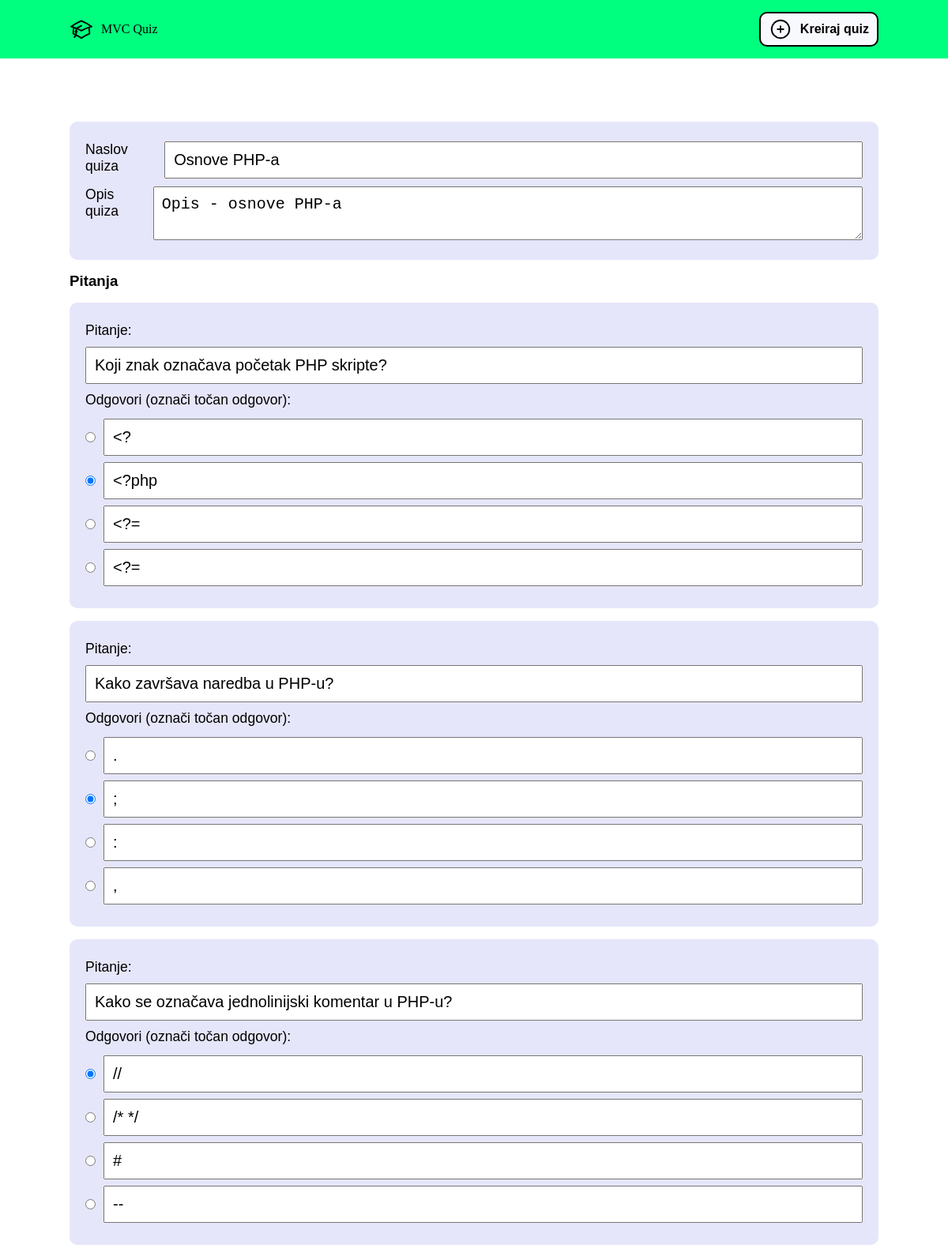
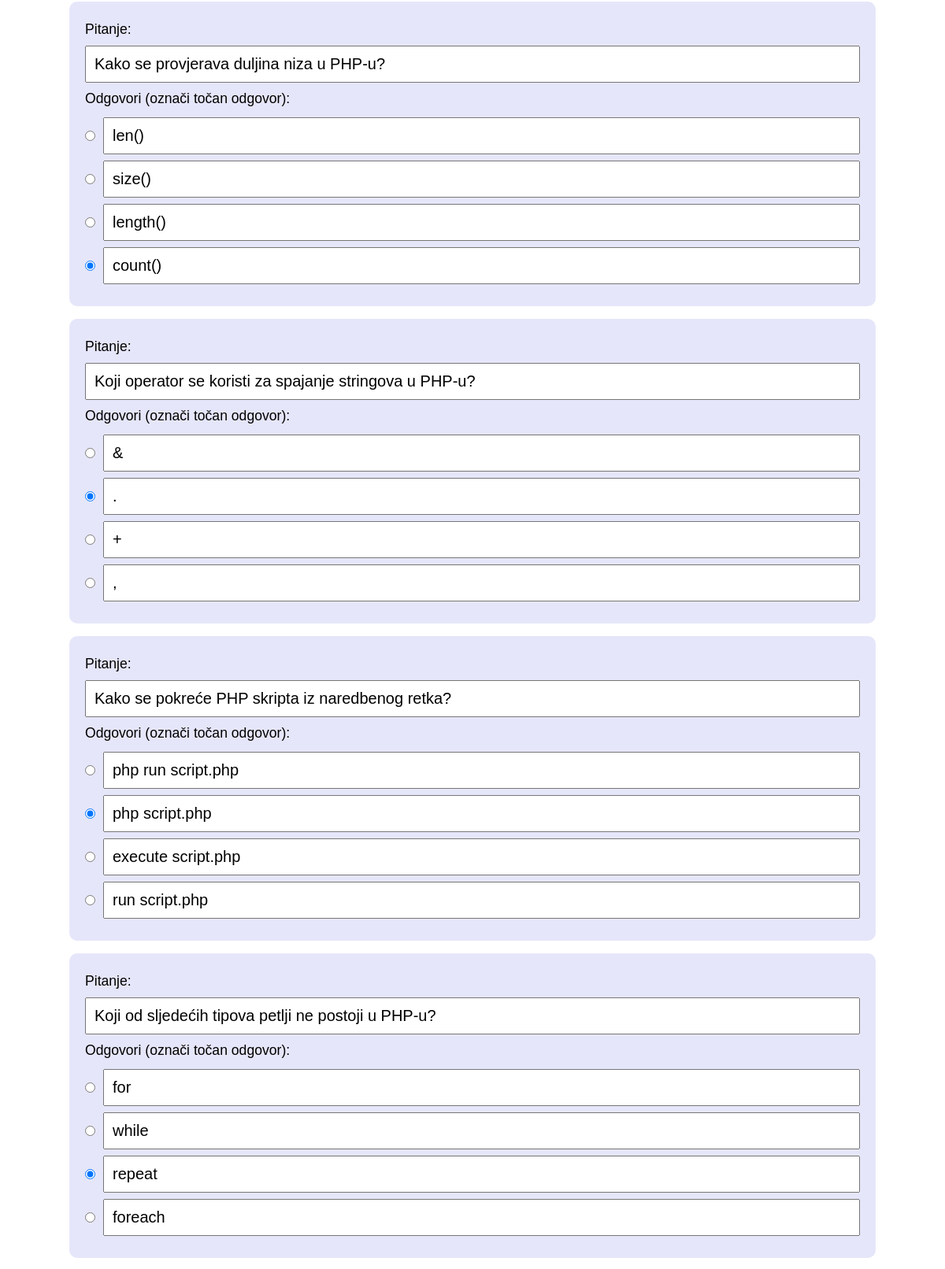
Screenshot of /quiz/edit/1 (upper part) with the database file from the repository (2 pictures, top to bottom).
### tables this page shows
CREATE TABLE IF NOT EXISTS `quiz` (
  `id` int(11) NOT NULL AUTO_INCREMENT,
  `title` varchar(512) NOT NULL DEFAULT '',
  `description` mediumtext DEFAULT NULL,
  `image` varchar(512) DEFAULT NULL,
  PRIMARY KEY (`id`)
);

CREATE TABLE IF NOT EXISTS `question` (
  `id` int(11) NOT NULL AUTO_INCREMENT,
  `question` mediumtext NOT NULL,
  `answers` text NOT NULL,
  `correct_answer` text NOT NULL,
  `quiz_id` int(11) NOT NULL,
  PRIMARY KEY (`id`),
  KEY `FK_question_quiz` (`quiz_id`),
  CONSTRAINT `FK_question_quiz` FOREIGN KEY (`quiz_id`) REFERENCES `quiz` (`id`) ON DELETE CASCADE ON UPDATE NO ACTION
);

### src/Framework/View.php (called while the page is built, shortened)
<?php
class View
{
    static function render(string $viewName, array $vars = [], $template = 'template')
    {
        include VIEWS . '/' . $viewName . '.php';
        $content = ob_get_clean();
        require VIEWS . '/' . $template . '.php';
    }
}

### src/App/Controllers/QuizController.php (called while the page is built, shortened)
<?php
class QuizController
{
    static function editForm($id)
    {
        $questions = Question::getAllByQuizId($id);
        $quiz = Quiz::getById($id);
        return View::render('quiz/editForm', ["questions" => $questions, "quiz" => $quiz]);
    }
}

### src/Framework/Route.php (called while the page is built, shortened)
<?php
class Route
{
    public function call(...$args)
    {
        if (is_callable($this->callback)) {
            $func = $this->callback;
        } else if (is_array($this->callback)) {
            $func = $this->callback[0] . '::' . $this->callback[1];
        }
        $func(...$args);
    }
    public function getPath()
    {
        return $this->path;
    }
    public function getMethod()
    {
        return $this->method;
    }
}

### src/Framework/App.php (called while the page is built, shortened)
<?php
class App
{
    public function __construct()
    {
        Router::init();
    }
}

### public/index.php (called while the page is built, shortened)
<?php
$app = new App();

### src/App/Models/Quiz.php (called while the page is built, shortened)
<?php
class Quiz
{
    public static function getById($id): self
    {
        $db = Database::get();
        $res = $db->query("SELECT * FROM quiz WHERE id=$id");
        $data = $res->fetch_assoc();
        return new self($data['title'], $data['description'], $data['id']);
    }
}

### src/App/Models/Question.php (called while the page is built, shortened)
<?php
class Question
{
    public static function getAllByQuizId($id)
    {
        $db = Database::get();
        $res = $db->query("SELECT * FROM question WHERE quiz_id=$id");
        $resArr = $res->fetch_all(MYSQLI_ASSOC);
        $questionsArray = [];
        foreach ($resArr as $question) {
            $questionsArray[] = new self($question['question'], json_decode($question['answers'], true), $question['correct_answer'], $question['quiz_id'], $question['id']);
        }
        return $questionsArray;
    }
}

### src/App/Views/quiz/editForm.php (the view, shortened to what this page needs)
<form class="quiz__create" method="post">
    <div class="question__card">
        <label>
            Naslov quiza
            <input type="text" name="title" value="<?php echo $quiz->title; ?>">
        </label>
        <label>
            Opis quiza
            <textarea name="description"><?php echo $quiz->description; ?></textarea>
        </label>
    </div>
    <h3>Pitanja</h3>
    <div class="questions">
        <?php
          $counter = 0;
          foreach ($questions as $question) {
          ?>
            <div class="question_group question__card" data-order="<?php echo $counter; ?>">
                <label class="input__column">
                    Pitanje:
                    <input type="text" name="questions[<?php echo $counter; ?>][question]" value="<?php echo $question->question; ?>">
                </label>
                <label>Odgovori (označi točan odgovor):</label>
                <?php
                  $answers = $question->answers;
                  foreach ($answers as $k => $v) {
                  ?>
                    <div class="question__answer">
                        <input type="radio" <?php if ($k == $question->correctAnswer) {
                                                  echo "checked";
                                              } ?> name="questions[<?php echo $counter; ?>][correctAnswer]" required value="<?php echo $k; ?>" />
                        <input type="text" required name="questions[<?php echo $counter; ?>][answers][<?php echo $k; ?>]" value="<?php echo $v; ?>">
                    </div>
                <?php
                  }
                  ?>
            </div>
        <?php
              $counter++;
          }
          ?>
    </div>
</form>

### src/Framework/Router.php (shortened to what this page needs)
<?php
class Router
{
    static $currentPath = "";
    static $routes = [];
    static function init()
    {
        self::$currentPath = strtok($_SERVER['REQUEST_URI'], '?');
        self::$currentPath = rtrim(self::$currentPath, '/');
        self::handle();
    }
    static function handle()
    {
        foreach (self::$routes as $route) {
            $pattern = "@^" . preg_replace('/\:[a-zA-Z0-9\_\-]+/', '([a-zA-Z0-9\_\-]+)', $route->getPath()) . "$@D";
            $matches = [];
            if (preg_match($pattern, self::$currentPath, $matches) && $route->getMethod() === $_SERVER['REQUEST_METHOD']) {
                array_shift($matches);
                $route->call(...$matches);
                return;
            }
        }
    }
    static function get(string $path, $callback)
    {
        self::$routes[] = new Route(rtrim($path, '/'), $callback, 'GET');
    }
    static function post(string $path, $callback)
    {
        self::$routes[] = new Route(rtrim($path, '/'), $callback, 'POST');
    }
}

### src/App/Views/template.php (shortened to what this page needs)
<!DOCTYPE html>
<html lang="en">
<head>
    <link rel="stylesheet" href="/assets/global.css">
</head>
<body>
    <header class="header-wrapper">
        <div class="header container">
            <a class="header__link header__link-home" href="/">
                <span>MVC Quiz</span>
            </a>
            <a class="header__link header__link-create" href="/quiz/create">
                <svg class="header__link__icon" xmlns="http://www.w3.org/2000/svg" fill="none" viewBox="0 0 24 24" stroke-width="1.5" stroke="currentColor">
                    <path stroke-linecap="round" stroke-linejoin="round" d="M12 9v6m3-3H9m12 0a9 9 0 1 1-18 0 9 9 0 0 1 18 0Z" />
                </svg>
                <span>Kreiraj quiz</span> </a>
        </div>
    </header>
    <div class="content container">
        <?php echo $content; ?>
    </div>
</body>
</html>

### public/assets/global.css (style rules this page uses)
* { box-sizing: border-box; margin: 0; }
a { color: black; text-decoration: none; }
body { font-family: Arial, Helvetica, sans-serif; }
.container { max-width: 1024px; margin: auto; }
.header-wrapper { padding: 15px; background-color: springgreen; }
.header { display: flex; justify-content: space-between; }
.header__link { display: flex; align-items: center; gap: 10px; }
.header__link-home { font-family: fantasy; }
.header__link-create { padding: 5px 10px; background-color: ghostwhite; border-radius: 10px; border: 2px solid black; font-weight: bold; }
.header__link>* { width: 100%; }
.header__link__icon { max-width: 30px; }
.content { margin-top: 5rem; margin-bottom: 5rem; min-height: 80vh; }
.question__card { background-color: lavender; padding: 20px; border-radius: 10px; margin: 1rem 0; position: relative; }
.question__card label { width: 100%; display: block; padding: 5px 10px; font-size: 1.1rem; display: flex; gap: 10px; }
.quiz__create { cursor: unset; }
.question__answer { display: flex; justify-content: space-between; width: 100%; }
.input__column { display: flex; flex-flow: column; }
.quiz__create input[type="text"] { padding: 10px 10px; font-size: 1.25rem; width: 100%; }
.quiz__create textarea { padding: 10px 10px; font-size: 1.25rem; width: 100%; }
.quiz__create .question__card label { padding: 5px 0px; }
.question__answer { display: flex; gap: 10px; margin: 0.5rem 0; }

### rows the page displays
quiz: title "Osnove PHP-a", description "Opis - osnove PHP-a"
question: question "Koji znak označava početak PHP skripte?", value "<?", correct_answer "☑", value "<?php", value "<?="
question: question "Kako završava naredba u PHP-u?", value ".", correct_answer "☑", value ";", value ":", value ","
question: question "Kako se označava jednolinijski komentar u PHP-u?", correct_answer "☑", value "//", value "/* */", value "#", value "--"
question: question "Kako se provjerava duljina niza u PHP-u?", value "len()", value "size()", value "length()", correct_answer "☑", value "count()"
question: question "Koji operator se koristi za spajanje stringova u PHP-u?", value "&", correct_answer "☑", value ".", value "+", value ","
question: question "Kako se pokreće PHP skripta iz naredbenog retka?", value "php run script.php", correct_answer "☑", value "php script.php", value "execute script.php", value "run script.php"
question: question "Koji od sljedećih tipova petlji ne postoji u PHP-u?", value "for", value "while", correct_answer "☑", value "repeat", value "foreach"
